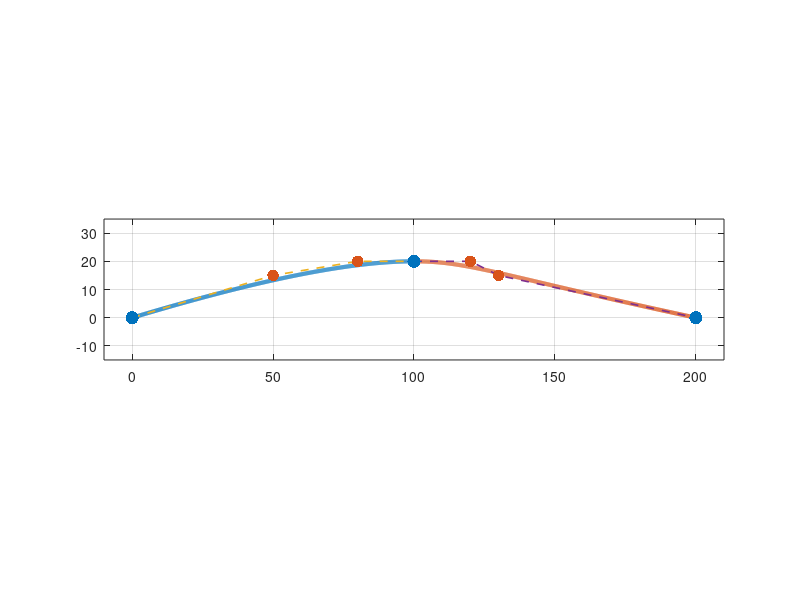

Write the MATLAB code that produced this figure. (Note: this script raises an error after producing the figure.)
clear; clc; close all;

P0 = [0 0];
P1 = [100 20];
P2 = [200 0];

A = [50 15];
B = [80 20];

C = 2*P1 - B;
D = A - 2*B + 2*C;

t = linspace(0,1,800).';
u = 1 - t;

B1 = (u.^3)*P0 + 3*(u.^2).*t*A + 3*u.*(t.^2)*B + (t.^3)*P1;
B2 = (u.^3)*P1 + 3*(u.^2).*t*C + 3*u.*(t.^2)*D + (t.^3)*P2;

fig = figure('Color','w','Units','pixels','Position',[100 100 1000 450]);
ax = axes(fig);
hold(ax,'on'); grid(ax,'on'); box(ax,'on');

h1 = plot(ax, B1(:,1), B1(:,2), 'LineWidth', 3);
h2 = plot(ax, B2(:,1), B2(:,2), 'LineWidth', 3);

plot(ax, [P0(1) A(1) B(1) P1(1)], [P0(2) A(2) B(2) P1(2)], '--', 'LineWidth', 1.2);
plot(ax, [P1(1) C(1) D(1) P2(1)], [P1(2) C(2) D(2) P2(2)], '--', 'LineWidth', 1.2);

scatter(ax, [P0(1) P1(1) P2(1)], [P0(2) P1(2) P2(2)], 90, 'filled');
scatter(ax, [A(1) B(1) C(1) D(1)], [A(2) B(2) C(2) D(2)], 70, 'filled');

xmin = min([P0(1),A(1),B(1),P1(1),C(1),D(1),P2(1)]);
xmax = max([P0(1),A(1),B(1),P1(1),C(1),D(1),P2(1)]);
ymin = min([P0(2),A(2),B(2),P1(2),C(2),D(2),P2(2)]);
ymax = max([P0(2),A(2),B(2),P1(2),C(2),D(2),P2(2)]);

xlim(ax, [xmin-10, xmax+10]);
ylim(ax, [ymin-15, ymax+15]);
axis(ax, 'equal');

ax.FontSize = 12;
ax.LineWidth = 1.0;
xlabel(ax,'x','FontSize',13);
ylabel(ax,'y','FontSize',13);

legend(ax, [h1 h2], {'B_1(t)','B_2(t)'}, ...
    'Location','southoutside','Orientation','horizontal');

labelPoint(ax, P0, 'P_0(0,0)',    [-8 -12]);
labelPoint(ax, A,  'A(50,15)',    [ 6   8]);
labelPoint(ax, B,  'B(80,20)',    [-18 -10]);
labelPoint(ax, P1, 'P_1(100,20)', [ 6  -2]);
labelPoint(ax, C,  'C(120,20)',   [ 6   8]);
labelPoint(ax, D,  'D(130,15)',   [ 6  -12]);
labelPoint(ax, P2, 'P_2(200,0)',  [ 6  -12]);

segments = {
    P0, A, B, P1;
    P1, C, D, P2
};

for i = 1:size(segments,1)
    Q0 = segments{i,1};
    Q1 = segments{i,2};
    Q2 = segments{i,3};
    Q3 = segments{i,4};

    [ax0, ax1, ax2, ax3] = bezierPolyCoeffs(Q0(1), Q1(1), Q2(1), Q3(1));
    [ay0, ay1, ay2, ay3] = bezierPolyCoeffs(Q0(2), Q1(2), Q2(2), Q3(2));

    fprintf('%d) Բեզյեի կոր.\n', i);
    fprintf('x%d(t) = %s\n', i, polyToString(ax0, ax1, ax2, ax3));
    fprintf('y%d(t) = %s\n', i, polyToString(ay0, ay1, ay2, ay3));
    fprintf('B%d(t) = (%s, %s)\n\n', i, ...
        polyToString(ax0, ax1, ax2, ax3), ...
        polyToString(ay0, ay1, ay2, ay3));
end

function [a0,a1,a2,a3] = bezierPolyCoeffs(q0,q1,q2,q3)
    a0 = q0;
    a1 = -3*q0 + 3*q1;
    a2 = 3*q0 - 6*q1 + 3*q2;
    a3 = -q0 + 3*q1 - 3*q2 + q3;
end

function s = polyToString(a0,a1,a2,a3)
    c = [a0 a1 a2 a3];
    p = {'','t','t^2','t^3'};
    idx = c ~= 0;
    if ~any(idx)
        s = '0';
    else
        s = strjoin(arrayfun(@(k) sprintf('%+g%s', c(k), p{k}), find(idx), ...
            'UniformOutput', false), ' ');
        s = regexprep(s, '^\+', '');
    end
end

function labelPoint(ax, P, txt, offset)
    text(ax, P(1)+offset(1), P(2)+offset(2), txt, ...
        'FontSize',12, 'FontWeight','bold', 'Interpreter','tex');
end
